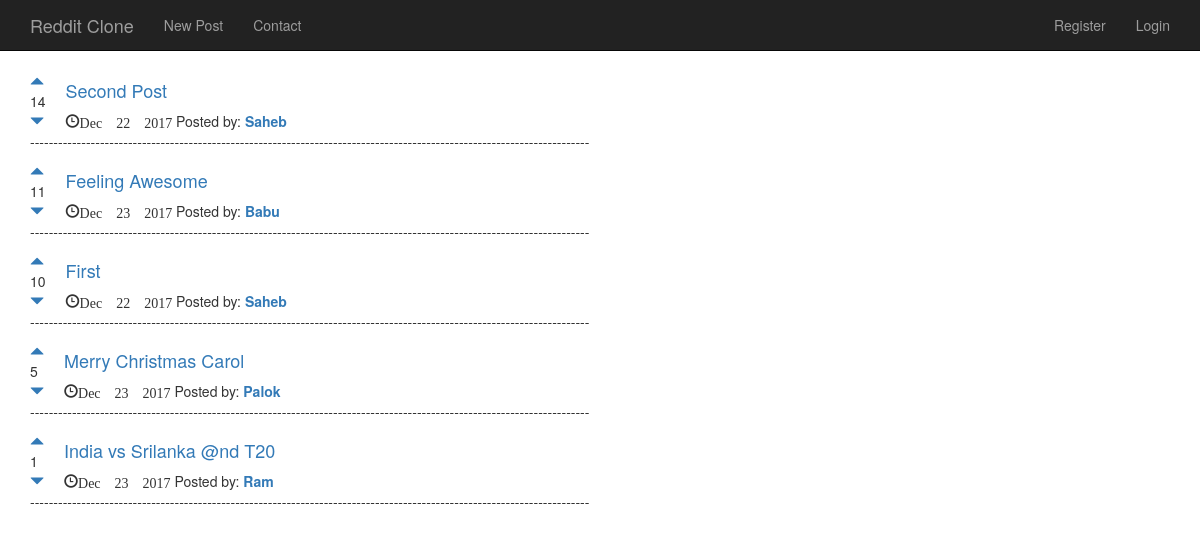
The page / on the database its author committed.
### posts/models.py (models this page shows, shortened)
class Post(models.Model):
    title = models.TextField(max_length=200)
    url = models.TextField()
    pub_date = models.DateTimeField()
    author = models.ForeignKey(User)
    votes_total = models.IntegerField(default=1)
    def pub_date_new(self):
        return self.pub_date.strftime("%b %e %Y")

### posts/views.py (the view)
# urls.py: 2. Add a URL to urlpatterns:  url(r'^$', views.home, name='home')
def home(request):
    posts = Post.objects.order_by('-votes_total')
    return render(request, 'posts/home.html',{'posts':posts})

### posts/templates/posts/home.html (shortened to what this page needs)
{% extends "base.html" %}
{% block body_block %}
  {% for post in posts %}
    <table>
      <tr>
        <td style="padding-right:20px"><a href="#" onClick="document.getElementById('upvote{{ post.id }}').submit()"><span class="glyphicon glyphicon-triangle-top"></span></a><br/>{{post.votes_total}}<br/><a href="" onClick="document.getElementById('downvote{{ post.id }}').submit()"><span class="glyphicon glyphicon-triangle-bottom"></span></a></td>
        <td><h4><a href="{{post.url}}">{{post.title}}</a></h4><span class="glyphicon glyphicon-time">{{post.pub_date_new}}</span> Posted by: <a href="{% url 'posts:user_post' post.author.id %}"><strong>{{post.author.username}}</strong></a></td>
      </tr>
    </table>
    <p>------------------------------------------------------------------------------------------------------------------------</p>
  {% endfor %}
{% endblock %}

### templates/base.html (shortened to what this page needs)
<!DOCTYPE html>
<html>
  <head>
    <link rel="stylesheet" href="https://maxcdn.bootstrapcdn.com/bootstrap/3.3.7/css/bootstrap.min.css">
  </head>
  <body>
    <nav class="navbar navbar-default navbar-inverse navbar-static-top">
      <div class="container">
        <div class="navbar-header">
          <a class="navbar-brand" href="{% url 'home' %}">Reddit Clone</a>
        </div>
        <div class="collapse navbar-collapse" id="nav1">
          <ul class="nav navbar-nav">
            <li><a href="{% url 'posts:create' %}">New Post</a></li>
            <li><a href="#">Contact</a>
            </li>
          </ul>
          <ul class="nav navbar-nav navbar-right">
            {% if user.is_authenticated %}
              <li><a href="#">Welcome {{user.username}}</a></li>
              <li><a href="{% url 'accounts:logoutview' %}">Logout</a>
              </li>
            {% else %}
              <li><a href="{% url 'accounts:signup' %}">Register</a>
              </li>
              <li><a href="{% url 'accounts:loginview' %}">Login</a>
              </li>
            {% endif %}
          </ul>
        </div>
      </div>
    </nav>
    <div class="container">
      {% block body_block %}
      {% endblock %}
    </div>
  </body>
</html>

### rows shown on the page
Post: votes_total "14", title "Second Post", pub_date_new "Dec 22 2017", author.username "Saheb"
Post: votes_total "11", title "Feeling Awesome", pub_date_new "Dec 23 2017", author.username "Babu"
Post: votes_total "10", title "First", pub_date_new "Dec 22 2017", author.username "Saheb"
Post: votes_total "5", title "Merry Christmas Carol", pub_date_new "Dec 23 2017", author.username "Palok"
Post: votes_total "1", title "India vs Srilanka @nd T20", pub_date_new "Dec 23 2017", author.username "Ram"
